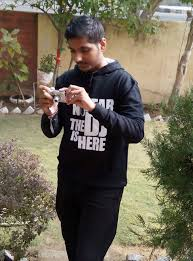
#> input picture opencv-canny/static/Kushashwa.jpg, 193 x 261 px
$ python test_image.py
#> lines starting #> are read from the running program, lines starting #| are printed output that depends on the picture; after the words box and inside, x2 and y2 are one past the last pixel; in counts of white or black regions, pixels touching at a corner belong together
import cv2
import sys

if(len(sys.argv) >= 2):
    edge_count = int(sys.argv[1])
    image_name = str(sys.argv[2])
    image_path = "static/" + str(image_name)
else:
    edge_count = 100
    image_path = "static/Kushashwa.jpg"
# read an image
print("Path: ", image_path)
img = cv2.imread(image_path, 1)
#> img is the input picture: shape (261, 193, 3); mean B, G, R 85.8, 102.5, 110
edge = cv2.Canny(cv2.cvtColor(img, cv2.COLOR_BGR2GRAY), edge_count, 200)
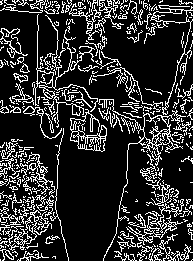
#> edge: shape (261, 193); 18.6% white in thin lines or dots

cv2.imwrite("static/edge.jpg", edge)

$ run again, with opencv-canny/static/Krutika-group.jpeg copied over opencv-canny/static/Kushashwa.jpg
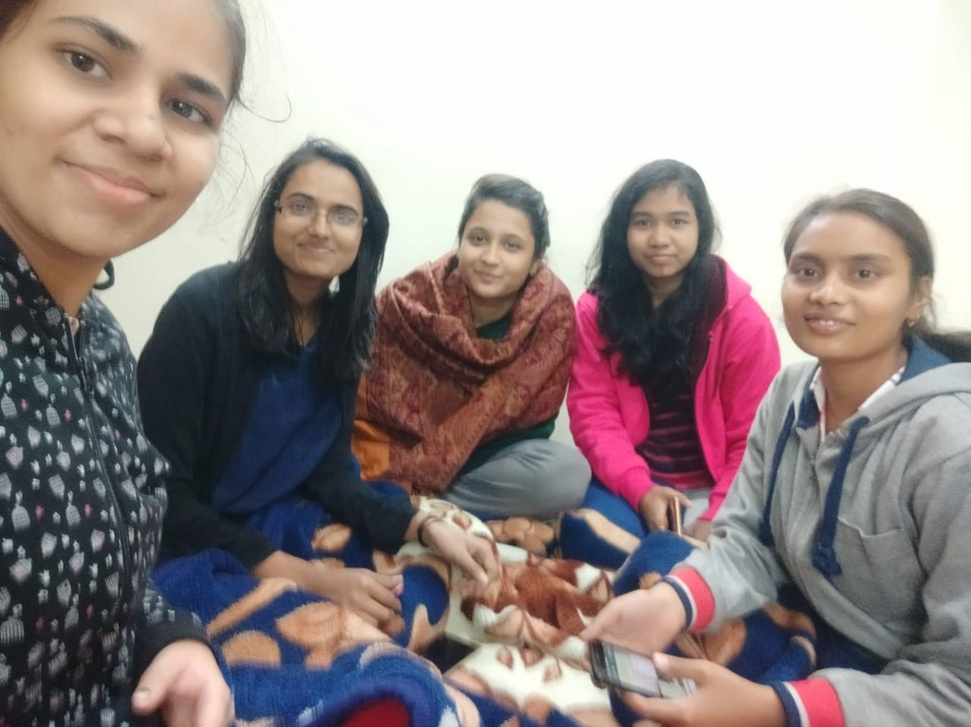
#> input picture opencv-canny/static/Krutika-group.jpeg, 971 x 727 px, shrunk from 1280 x 958 before the run
#> img is the input picture: shape (727, 971, 3); mean B, G, R 136, 136.1, 148.5
#> `edge = cv2.Canny(cv2.cvtColor(img, cv2.COLOR_BGR2GRAY), edge_count, 200)`:
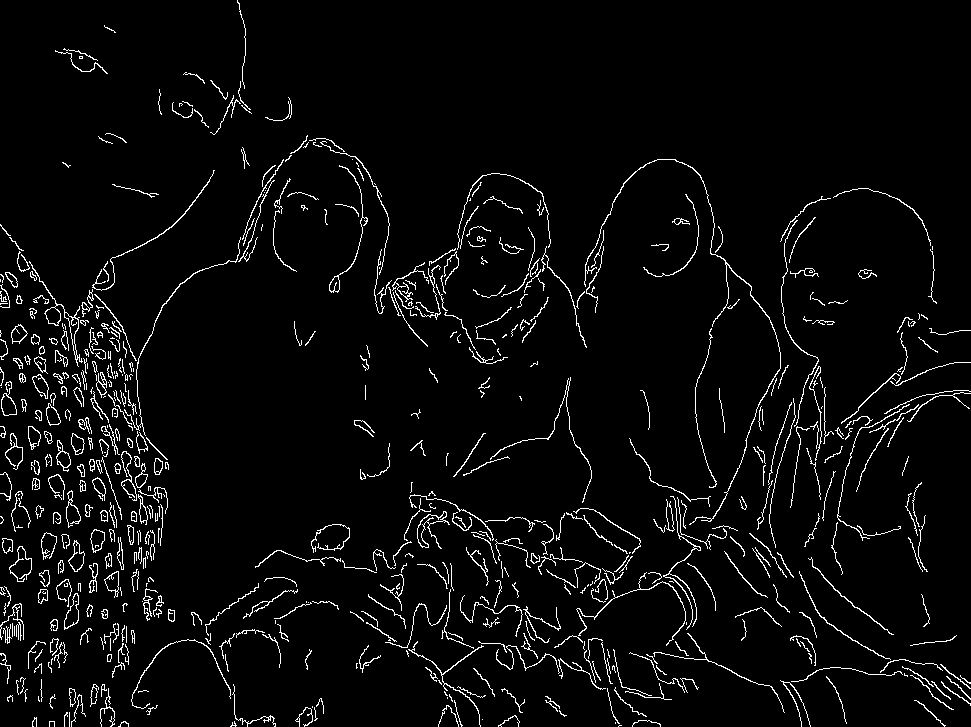
#> edge: shape (727, 971); 4.1% white in thin lines or dots

$ run again, with opencv-canny/static/Kush_beach.jpeg copied over opencv-canny/static/Kushashwa.jpg
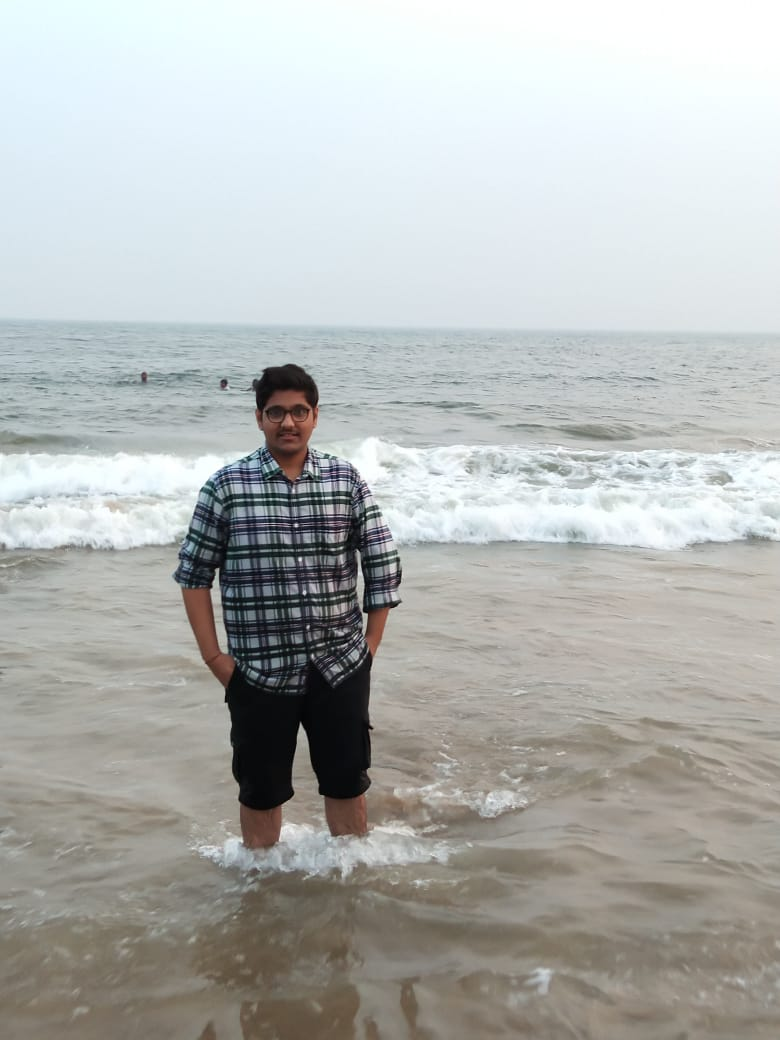
#> input picture opencv-canny/static/Kush_beach.jpeg, 780 x 1040 px
#> img is the input picture: shape (1040, 780, 3); mean B, G, R 179.9, 181.9, 179.3
#> `edge = cv2.Canny(cv2.cvtColor(img, cv2.COLOR_BGR2GRAY), edge_count, 200)`:
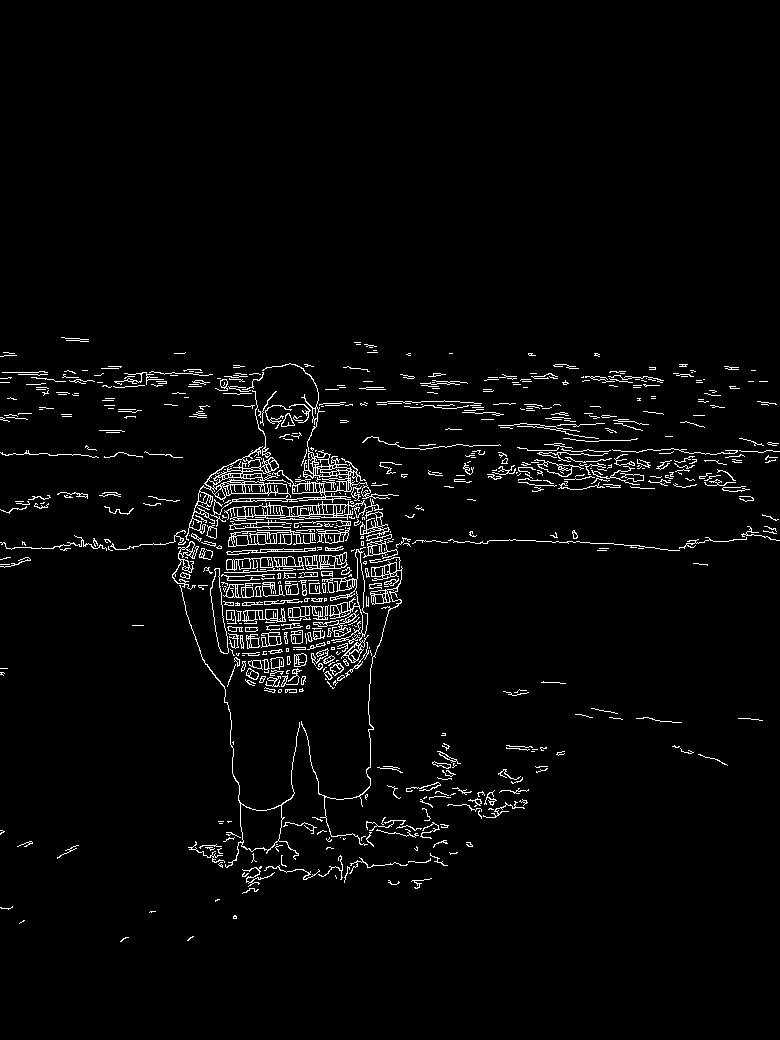
#> edge: shape (1040, 780); 3% white in thin lines or dots, all inside (x1, y1, x2, y2) = (0, 337, 780, 942)
